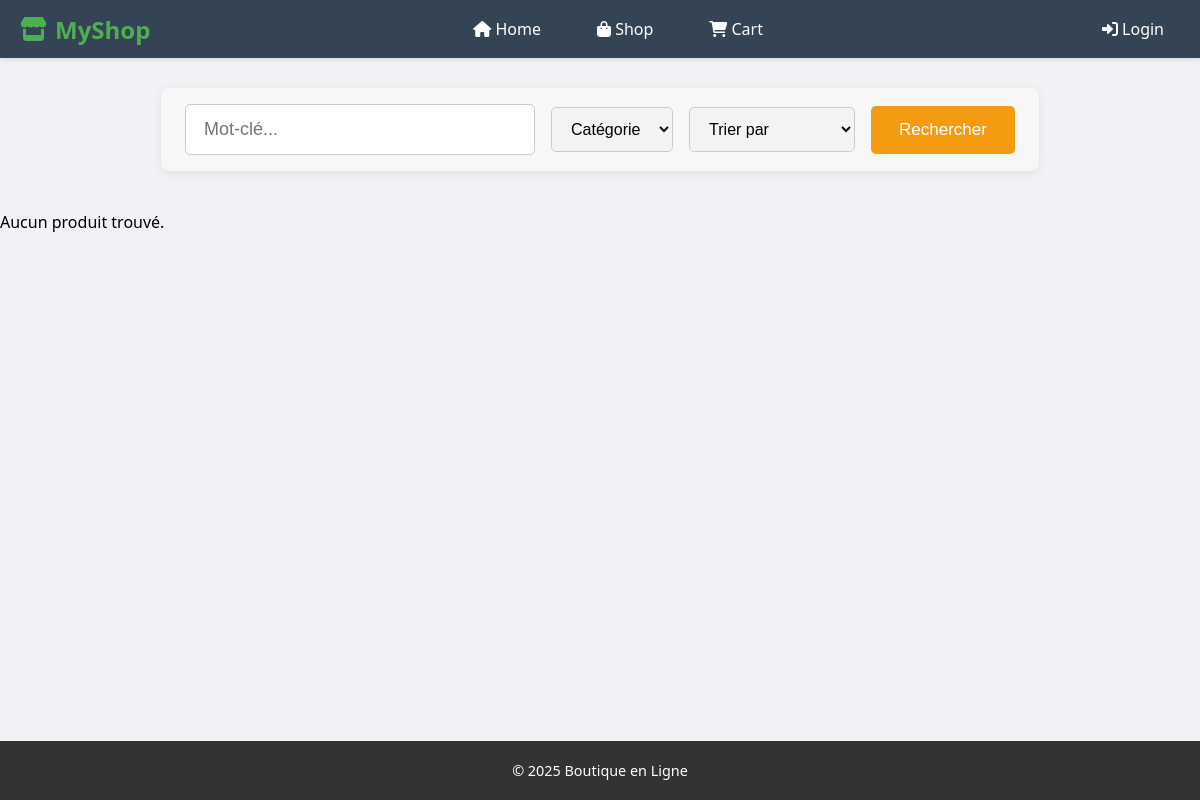
Page /search.php on the earlier database version.
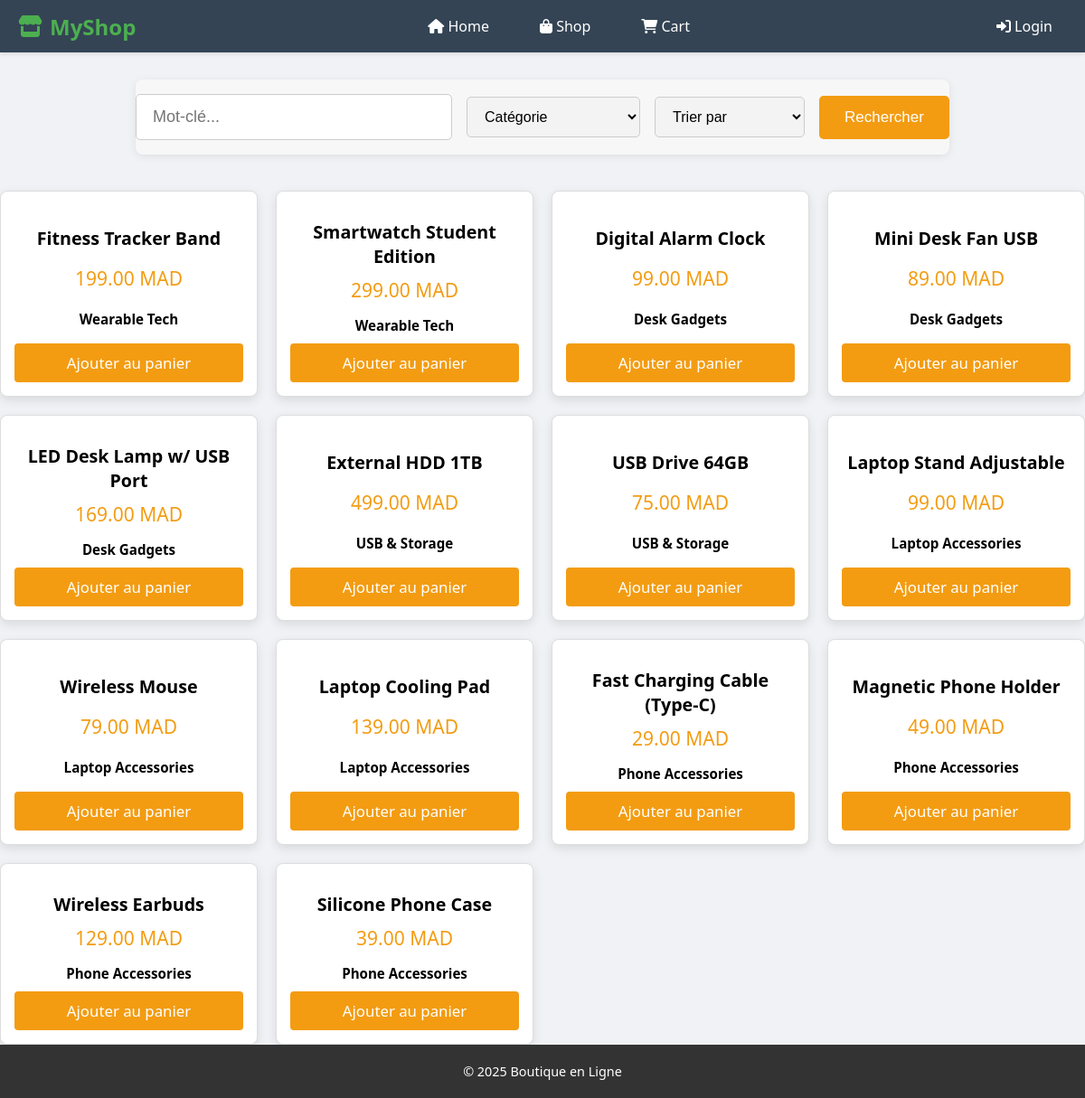
Same page on the later database version.
### tables this page shows
CREATE TABLE IF NOT EXISTS produits (
    id INT AUTO_INCREMENT PRIMARY KEY,
    nom VARCHAR(100),
    description TEXT,
    prix DECIMAL(10,2),
    categorie VARCHAR(50),
    image VARCHAR(255)
);

### search.php (the view, shortened to what this page needs)
<?php
require_once 'includes/db.php';
$keyword = $_GET['keyword'] ?? '';
$sort = $_GET['sort'] ?? '';
$sql = "SELECT * FROM produits WHERE 1";
$params = [];
if ($sort === 'price_asc') {
    $sql .= " ORDER BY prix ASC";
} elseif ($sort === 'price_desc') {
    $sql .= " ORDER BY prix DESC";
} else {
    $sql .= " ORDER BY id DESC";
}
$stmt = $pdo->prepare($sql);
$stmt->execute($params);
$products = $stmt->fetchAll();
include 'includes/header.php';
?>
<form method="get" action="search.php" class="search-form">
    <input type="text" name="keyword" placeholder="Mot-clé..." value="<?= htmlspecialchars($keyword) ?>">
    <select name="category">
        <option value="">Catégorie</option>
    </select>
    <select name="sort">
        <option value="">Trier par</option>
    </select>
    <button type="submit">Rechercher</button>
</form>
<div class="product-grid">
    <?php if (count($products) === 0) : ?>
        <p>Aucun produit trouvé.</p>
    <?php else : ?>
        <?php foreach ($products as $prod) : ?>
            <div class="product-card">
                <div class="product-image">
                </div>
                <h3><?= htmlspecialchars($prod['nom']) ?></h3>
                <p class="product-price"><?= number_format($prod['prix'], 2) ?> MAD</p>
                <p class="product-category"><?= htmlspecialchars($prod['categorie']) ?></p>
                <a href="cart.php?add=<?= $prod['id'] ?>" class="add-to-cart-btn">Ajouter au panier</a>
            </div>
        <?php endforeach; ?>
    <?php endif; ?>
</div>
<?php include 'includes/footer.php'; ?>

Differences in the rows shown:
added produits: nom "Fitness Tracker Band", prix "199.00", categorie "Wearable Tech"
added produits: nom "Smartwatch Student Edition", prix "299.00", categorie "Wearable Tech"
added produits: nom "Digital Alarm Clock", prix "99.00", categorie "Desk Gadgets"
added produits: nom "Mini Desk Fan USB", prix "89.00", categorie "Desk Gadgets"
added produits: nom "LED Desk Lamp w/ USB Port", prix "169.00", categorie "Desk Gadgets"
added produits: nom "External HDD 1TB", prix "499.00", categorie "USB & Storage"
added produits: nom "USB Drive 64GB", prix "75.00", categorie "USB & Storage"
added produits: nom "Laptop Stand Adjustable", prix "99.00", categorie "Laptop Accessories"
added produits: nom "Wireless Mouse", prix "79.00", categorie "Laptop Accessories"
added produits: nom "Laptop Cooling Pad", prix "139.00", categorie "Laptop Accessories"
added produits: nom "Fast Charging Cable (Type-C)", prix "29.00", categorie "Phone Accessories"
added produits: nom "Magnetic Phone Holder", prix "49.00", categorie "Phone Accessories"
added produits: nom "Wireless Earbuds", prix "129.00", categorie "Phone Accessories"
added produits: nom "Silicone Phone Case", prix "39.00", categorie "Phone Accessories"
Other differences:
text no longer shown: "Aucun produit trouvé."
